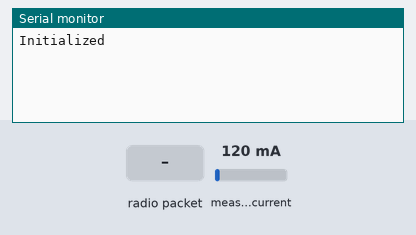
A sketch run on a simulated Arduino Uno, built with avr-gcc and run on an emulated ATmega328P. Parts: the last lines printed to the serial monitor. The test bench sets the inputs (shaded band); at power-on: measured current 120 mA. No radio packets arrive unless stated.

Above: at 1.2 s.
1.3 s: radio packet "S" arrives
At 2.6 s:
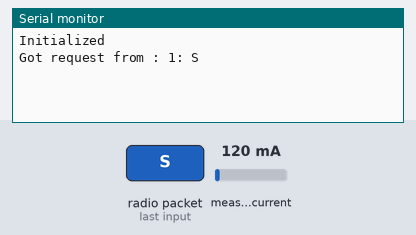
11.6 s: radio packet "T" arrives
At 12.8 s:
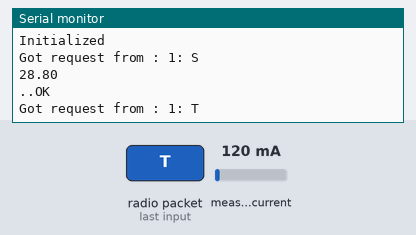
13.1 s: radio packet "D" arrives
At 14.0 s:
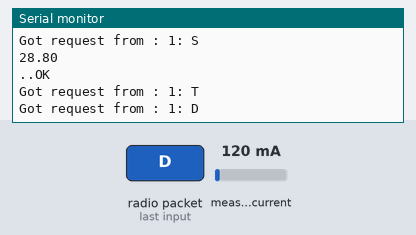
14.6 s: radio packet "1" arrives
At 15.1 s:
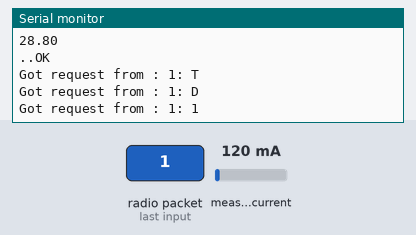

The sketch:

LaundryMonitor.ino
```cpp
#include "config.h"
#include "debug.h"
#include "EmonLib.h"                   // Include Emon Library
#include <RHReliableDatagram.h>
#include <RH_RF69.h>
#include <SPI.h>

#define NODEID 41
#define MASTERID 1

// Singleton instance of the radio driver
RH_RF69 driver;
//RH_RF69 driver(15, 16); // For RF69 on PJRC breakout board with Teensy 3.1

// Class to manage message delivery and receipt, using the driver declared above
RHReliableDatagram manager(driver, NODEID);

EnergyMonitor dryer;                   // Create an instance

void setup()
{
  Serial.begin(9600);

  if (!manager.init())
    Serial.println("init failed");
  // Defaults after init are 434.0MHz, modulation GFSK_Rb250Fd250, +13dbM

  Serial.println("Initialized");

  // If you are using a high power RF69, you *must* set a Tx power in the
  // range 14 to 20 like this:
  driver.setTxPower(20);

  dryer.current(5, 6);             // Current: input pin, calibration.
}

const byte MSG_LEN=3;
uint8_t buf[MSG_LEN];
uint8_t dryerOn[] = "D1";
uint8_t dryerOff[] = "D0";
boolean wasDryerOn = false;
boolean isInitialized = false;

long lastMessageTime = 0;

void loop()
{
  long currentTime = millis();

  if (manager.available()) {
    // Wait for a message addressed to us from the client
    uint8_t len = sizeof(buf);
    uint8_t from;
    if (manager.recvfromAck(buf, &len, &from)) {
      Serial.print("Got request from : ");
      Serial.print(from);
      Serial.print(": ");
      Serial.println((char*)buf);

      if (buf[0]=='S' && buf[1]=='T') {
        if (buf[2] == 'D') {
          reportDryerState(isDryerOn());
        }
      }
    }
  } else if (currentTime - lastMessageTime > 10000) {
    boolean dryerOn = isDryerOn();

    if (!isInitialized || dryerOn || wasDryerOn != dryerOn) {
      isInitialized = true;
      reportDryerState(dryerOn);
    }

    wasDryerOn = dryerOn;

    lastMessageTime = currentTime;
  }

}

boolean isDryerOn() {
  double irms_dryer = dryer.calcIrms(1480);  // Calculate Irms only
  double powerUsage = irms_dryer*240.0;  // Apparent power
  DEBUGLN(powerUsage);
  lastMessageTime = millis();
  return (powerUsage > 1000.0);
}

void reportDryerState(boolean isDryerOn) {
  if (isDryerOn) {
    if (manager.sendtoWait(dryerOn, sizeof(dryerOn), MASTERID)) {
      DEBUGLN("..OK");
    } else {
      DEBUGLN("..NOT OK");
    }
   } else {
    if (manager.sendtoWait(dryerOff, sizeof(dryerOff), MASTERID)) {
      DEBUGLN("..OK");
    } else {
      DEBUGLN("..NOT OK");
    }
  }
}
```

debug.h
```cpp
#pragma once

#if defined(SERIAL_BAUD)

#define  DEBUGGING  1
#define  DEBUG(...)     Serial.print(__VA_ARGS__)
#define  DEBUGLN(...)   Serial.println(__VA_ARGS__)
#else
#define  DEBUG(...)
#define  DEBUGLN(...)
#endif
```

config.h
```cpp
#define  NODEID       41
//#define  NODEID       10 // Water heater
//#define  NODEID       13 // Electric meter pulse counter
//#define  NODEID       11 // Hot tub
//#define  NODEID       12 // Garage
//#define  NODEID       20 // Test
#define  MASTERID     1
#define  NETWORKID    112

#define  SERIAL_BAUD  9600

#define  USE_RFM12B          0
#define  USE_RFM69           0

#define  AUDIO_INPUT        A0
#define  AUDIO_POWER_ENABLE A1
#define  RELAY_ON           A2
#define  RELAY_OFF          A3
#define  TEMPERATURE_INPUT  A4
#define  RANDOM_INPUT       A5

#define  AUDIO_SAMPLE_MS      20

#define  DEFAULT_BEACON_TIME  8000
#define  DEFAULT_SAMPLE_TIME  8000

#define  KEY_SOUND        1
#define  KEY_TEMPERATURE  2
#define  KEY_RELAY        3
#define  KEY_ELECTRIC_METER_READING        12

#define   KEY_SOUND_UP   4
#define   KEY_SOUND_DOWN 5

#define   KEY_TEMPERATURE_UP    6
#define   KEY_TEMPERATURE_DOWN  7

#define  KEY_VOLUME         8
#define   KEY_VOLUME_UP     9
#define   KEY_VOLUME_DOWN  10

#define   KEY_RELAY_STATUS  11

#define  KEY_POWER        130
#define  KEY_STATUS       131
#define  KEY_BEACON_TIME  132
#define  KEY_SAMPLE_TIME  133
#define  KEY_PULSE_COUNT  134


// -----------

static const unsigned long switchCodes[2][5] =
  {
    {
      // On
      4281651,
      4281795,
      4282115,
      4283651,
      4289795
    },
    {
      // Off
      4281660,
      4281804,
      4282124,
      4283660,
      4289804
    }
  };

#define LED_PERIOD_ERROR   50
#define LED_PERIOD_OK     200
#define ON                  1
#define OFF                 0
#define PRESSED             0
#define RELEASED            1
```

Measured:
- after the input at 1.3 s, the serial monitor: prints a new line at once (image 1)
- after the input at 11.6 s, the serial monitor: prints a new line at once (image 2)
- after the input at 13.1 s, the serial monitor: prints a new line at once (image 3)
- after the input at 14.6 s, the serial monitor: prints a new line at once (image 4)
